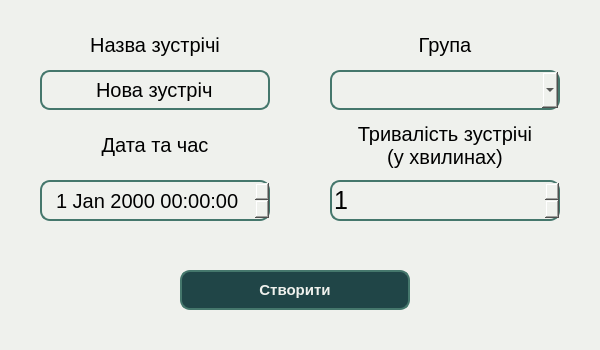
<?xml version="1.0" encoding="UTF-8"?>
<ui version="4.0">
 <class>MyDialog</class>
 <widget class="QDialog" name="MyDialog">
  <property name="geometry">
   <rect>
    <x>0</x>
    <y>0</y>
    <width>600</width>
    <height>350</height>
   </rect>
  </property>
  <property name="sizePolicy">
   <sizepolicy hsizetype="Fixed" vsizetype="Fixed">
    <horstretch>0</horstretch>
    <verstretch>0</verstretch>
   </sizepolicy>
  </property>
  <property name="minimumSize">
   <size>
    <width>600</width>
    <height>350</height>
   </size>
  </property>
  <property name="maximumSize">
   <size>
    <width>600</width>
    <height>350</height>
   </size>
  </property>
  <property name="font">
   <font>
    <pointsize>19</pointsize>
   </font>
  </property>
  <property name="windowTitle">
   <string>Створити зустріч</string>
  </property>
  <property name="windowIcon">
   <iconset resource="../img/img.qrc">
    <normaloff>:/icons/newMeet.png</normaloff>:/icons/newMeet.png</iconset>
  </property>
  <property name="styleSheet">
   <string notr="true">background-color: rgb(239, 241, 237);</string>
  </property>
  <widget class="QLineEdit" name="nameEdit">
   <property name="geometry">
    <rect>
     <x>40</x>
     <y>70</y>
     <width>230</width>
     <height>40</height>
    </rect>
   </property>
   <property name="font">
    <font>
     <pointsize>15</pointsize>
    </font>
   </property>
   <property name="styleSheet">
    <string notr="true">border-radius: 10px;
border-style: solid;
border-color: rgb(69, 119, 108);
border-width: 2px;</string>
   </property>
   <property name="text">
    <string>Нова зустріч</string>
   </property>
   <property name="alignment">
    <set>Qt::AlignCenter</set>
   </property>
   <property name="placeholderText">
    <string/>
   </property>
  </widget>
  <widget class="QDateTimeEdit" name="dateTimeEdit">
   <property name="geometry">
    <rect>
     <x>40</x>
     <y>180</y>
     <width>230</width>
     <height>41</height>
    </rect>
   </property>
   <property name="font">
    <font>
     <pointsize>15</pointsize>
    </font>
   </property>
   <property name="styleSheet">
    <string notr="true">border-top-left-radius: 10px;
border-bottom-left-radius: 10px;
border-top-right-radius: 10px;
border-bottom-right-radius: 10px;
border-style: solid;
border-color: rgb(69, 119, 108);
border-width: 2px;</string>
   </property>
   <property name="alignment">
    <set>Qt::AlignCenter</set>
   </property>
  </widget>
  <widget class="QComboBox" name="groupEdit">
   <property name="geometry">
    <rect>
     <x>330</x>
     <y>70</y>
     <width>230</width>
     <height>40</height>
    </rect>
   </property>
   <property name="font">
    <font>
     <pointsize>15</pointsize>
    </font>
   </property>
   <property name="cursor">
    <cursorShape>PointingHandCursor</cursorShape>
   </property>
   <property name="styleSheet">
    <string notr="true">border-top-left-radius: 10px;
border-bottom-left-radius: 10px;
border-top-right-radius: 10px;
border-bottom-right-radius: 10px;
border-style: solid;
border-color: rgb(69, 119, 108);
border-width: 2px;
align: center;
align-items: center;
justify-content: center;
justify-items: center;
text-align: center;
display: flex;</string>
   </property>
   <property name="editable">
    <bool>false</bool>
   </property>
   <property name="maxVisibleItems">
    <number>2</number>
   </property>
  </widget>
  <widget class="QPushButton" name="createButton">
   <property name="geometry">
    <rect>
     <x>180</x>
     <y>270</y>
     <width>230</width>
     <height>40</height>
    </rect>
   </property>
   <property name="font">
    <font>
     <pointsize>11</pointsize>
     <bold>true</bold>
     <underline>false</underline>
    </font>
   </property>
   <property name="cursor">
    <cursorShape>PointingHandCursor</cursorShape>
   </property>
   <property name="styleSheet">
    <string notr="true">border-radius: 10px;
border-style: solid;
border-color: rgb(69, 119, 108);
border-width: 2px;
background-color: rgb(32, 69, 71);
color: rgb(239, 241, 237);</string>
   </property>
   <property name="text">
    <string>Створити</string>
   </property>
  </widget>
  <widget class="QLabel" name="label">
   <property name="geometry">
    <rect>
     <x>40</x>
     <y>30</y>
     <width>230</width>
     <height>30</height>
    </rect>
   </property>
   <property name="font">
    <font>
     <pointsize>15</pointsize>
    </font>
   </property>
   <property name="text">
    <string>Назва зустрічі</string>
   </property>
   <property name="alignment">
    <set>Qt::AlignCenter</set>
   </property>
  </widget>
  <widget class="QLabel" name="label_2">
   <property name="geometry">
    <rect>
     <x>330</x>
     <y>30</y>
     <width>230</width>
     <height>30</height>
    </rect>
   </property>
   <property name="font">
    <font>
     <pointsize>15</pointsize>
    </font>
   </property>
   <property name="text">
    <string>Група</string>
   </property>
   <property name="alignment">
    <set>Qt::AlignCenter</set>
   </property>
  </widget>
  <widget class="QLabel" name="label_3">
   <property name="geometry">
    <rect>
     <x>40</x>
     <y>130</y>
     <width>230</width>
     <height>30</height>
    </rect>
   </property>
   <property name="font">
    <font>
     <pointsize>15</pointsize>
    </font>
   </property>
   <property name="text">
    <string>Дата та час</string>
   </property>
   <property name="alignment">
    <set>Qt::AlignCenter</set>
   </property>
  </widget>
  <widget class="QLabel" name="label_4">
   <property name="geometry">
    <rect>
     <x>330</x>
     <y>120</y>
     <width>230</width>
     <height>51</height>
    </rect>
   </property>
   <property name="font">
    <font>
     <pointsize>15</pointsize>
    </font>
   </property>
   <property name="text">
    <string>Тривалість зустрічі
(у хвилинах)</string>
   </property>
   <property name="alignment">
    <set>Qt::AlignCenter</set>
   </property>
  </widget>
  <widget class="QSpinBox" name="duration">
   <property name="geometry">
    <rect>
     <x>330</x>
     <y>180</y>
     <width>230</width>
     <height>41</height>
    </rect>
   </property>
   <property name="styleSheet">
    <string notr="true">border-top-left-radius: 10px;
border-bottom-left-radius: 10px;
border-top-right-radius: 10px;
border-bottom-right-radius: 10px;
border-style: solid;
border-color: rgb(69, 119, 108);
border-width: 2px;</string>
   </property>
   <property name="alignment">
    <set>Qt::AlignLeading|Qt::AlignLeft|Qt::AlignVCenter</set>
   </property>
   <property name="suffix">
    <string/>
   </property>
   <property name="prefix">
    <string/>
   </property>
   <property name="minimum">
    <number>1</number>
   </property>
   <property name="maximum">
    <number>1440</number>
   </property>
   <property name="singleStep">
    <number>10</number>
   </property>
   <property name="value">
    <number>1</number>
   </property>
  </widget>
  <widget class="QLabel" name="errorLabel">
   <property name="geometry">
    <rect>
     <x>160</x>
     <y>225</y>
     <width>271</width>
     <height>41</height>
    </rect>
   </property>
   <property name="font">
    <font>
     <pointsize>9</pointsize>
    </font>
   </property>
   <property name="styleSheet">
    <string notr="true">color: rgb(255, 0, 0);</string>
   </property>
   <property name="text">
    <string/>
   </property>
   <property name="alignment">
    <set>Qt::AlignCenter</set>
   </property>
  </widget>
 </widget>
 <resources>
  <include location="../img/img.qrc"/>
 </resources>
 <connections/>
</ui>
